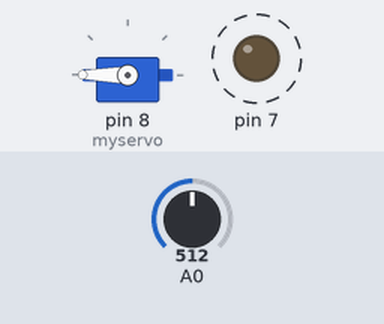
Bench run of a sketch on a simulated Arduino Uno, built with avr-gcc and run on an emulated ATmega328P. Parts: servo, output pins drawn as LEDs (lit = HIGH). Dashed ring = blinking. Inputs (shaded band) come from the test bench; at power-on: A0 = 512.

Above: at 0.95 s.
1.7 s: A0 set to 534
At 2.3 s:
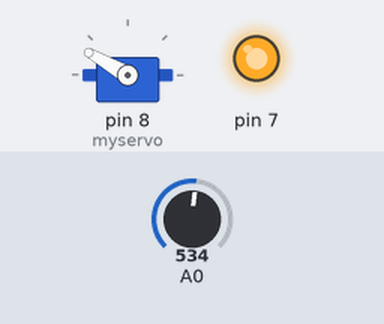
3.4 s: A0 set to 511
At 4.1 s:
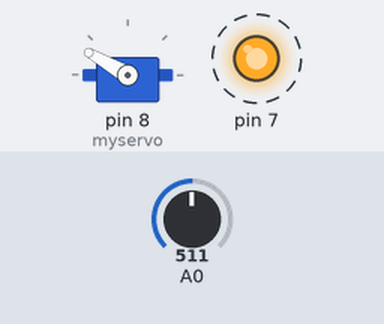
7.0 s: A0 set to 530
At 8.6 s:
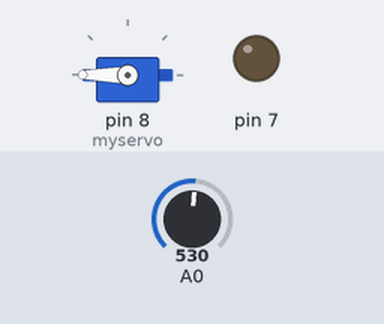
8.9 s: A0 set to 510
At 9.6 s:
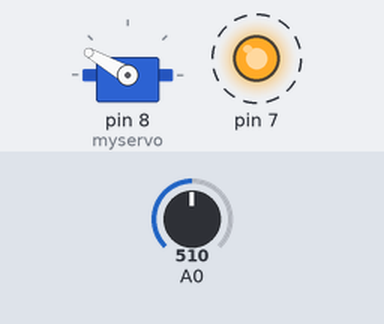
Timing chart, 0 to 13.5 s (numbered marks = the images above; inputs shaded):
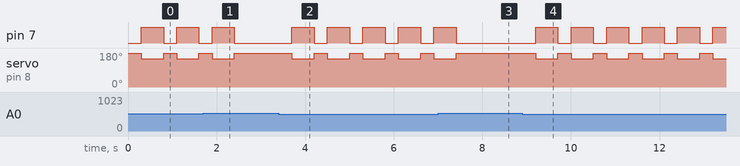

Measured:
- the behaviour switches between 519 and 520 on A0 (found by bisection; images 0 and 1)
- after the input at 1.7 s, pin 7: goes on until 2.4 s, then stays LOW; servo on pin 8 (myservo): goes on until 2.4 s, then stays 180°
- after the input at 3.4 s, pin 7: alternates HIGH for 0.50 s and LOW for 0.30 s, starting after 0.30 s; servo on pin 8 (myservo): alternates 180° for 0.30 s and 150° for 0.50 s, starting after 0.30 s
- after the input at 7.0 s, pin 7: goes on until 7.4 s, then stays LOW; servo on pin 8 (myservo): goes on until 7.4 s, then stays 180°
- after the input at 8.9 s, pin 7: alternates HIGH for 0.50 s and LOW for 0.30 s, starting after 0.30 s; servo on pin 8 (myservo): alternates 180° for 0.30 s and 150° for 0.50 s, starting after 0.30 s
- by itself, pin 7: alternates HIGH for 0.50 s and LOW for 0.30 s
- by itself, servo on pin 8 (myservo): alternates 180° for 0.30 s and 150° for 0.50 s

The sketch:

dinochrome_ver_1.ino
```cpp
#include <Servo.h>

Servo myservo;
int threshold = 520; // set the threshold you found here.

void setup() {
  Serial.begin(9600);
  pinMode(7,OUTPUT);
  myservo.attach(8);
}

void loop() {
  digitalWrite(7,LOW); // if you are not using led then remove this line
  myservo.write(180);  // set the releasing angle here
  delay(1);
  if(analogRead(A0)< threshold)
 {
   delay(300);  // you can change the delay so dinosaur can jump at the perfect timing
   digitalWrite(7,HIGH);  // if you are not using led then remove this line
   myservo.write(150);  // set the pressing angle here
   delay(500);  // you can change the delay here :)
 }
}
```
